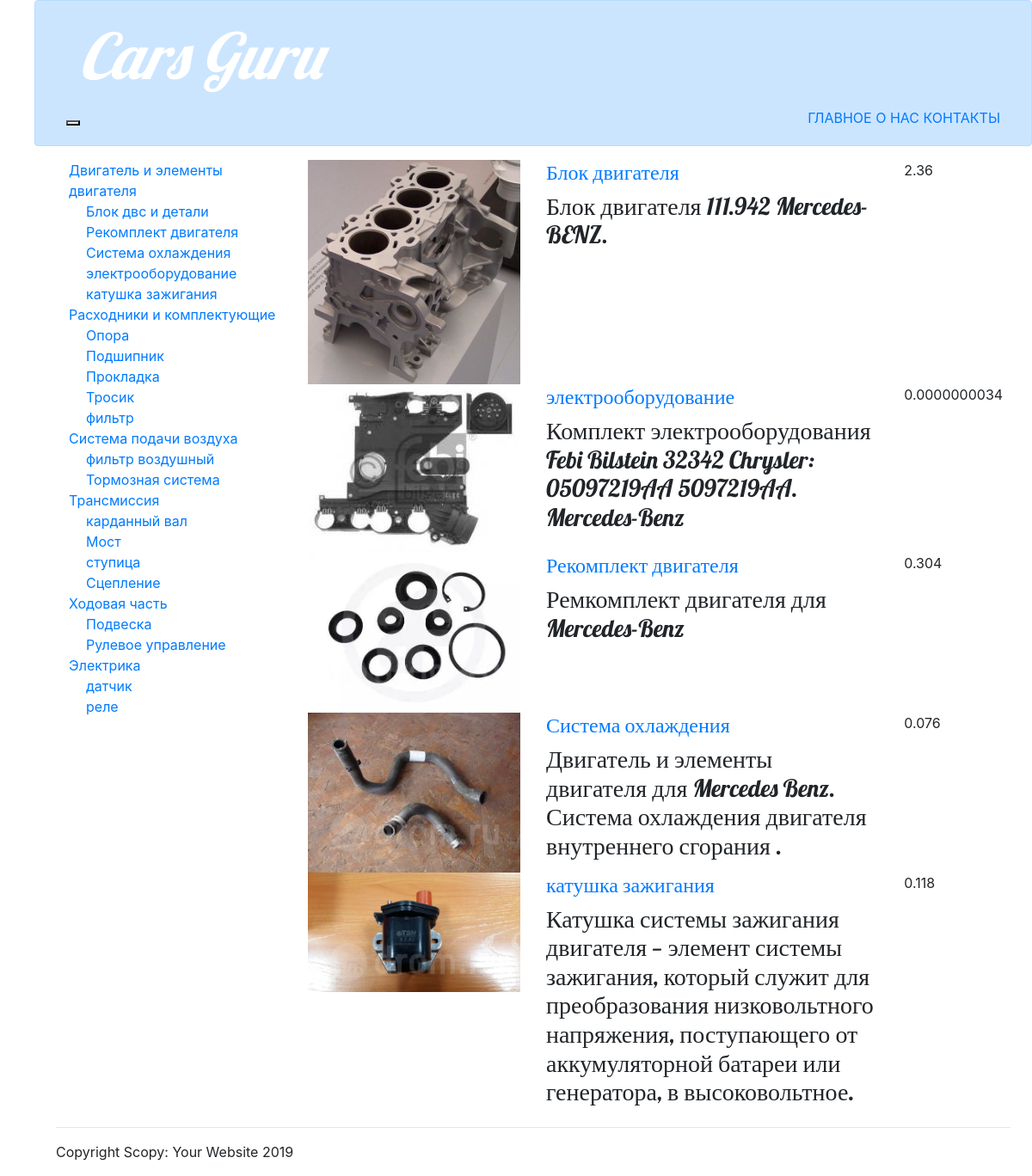
Screenshot of /car/MercedesBenz_711D/category/Engineandenginecomponents/ with the database file from the repository.
### gigant/models.py (models this page shows, shortened)
class Category(models.Model):
    title = models.CharField(max_length=255)  # High technology
    parent = models.ForeignKey('self', related_name='children', blank=True, null=True, on_delete=models.CASCADE)
    slug = models.SlugField(blank=True, unique=True)
    class Meta:
        verbose_name = 'category'
        verbose_name_plural = 'categories'

class Product(models.Model):
    car = models.ForeignKey('Car', on_delete=models.CASCADE, null=True)
    category = models.ForeignKey(Category, on_delete=models.CASCADE)
    title = models.CharField(max_length=120)
    slug = models.SlugField()
    description = models.TextField()
    image = models.ImageField(upload_to="CarsGuru/image_folder/product_images")
    price = models.PositiveIntegerField()
    available = models.BooleanField(default=True)
    def get_absolute_url(self):
        return reverse('product', kwargs={'pk': self.pk})

### gigant/views.py (the view)
# urls.py: re_path(r'^car/(?P<slug>[\w-]+)(?:/category/(?P<category_slug>[\w-]+))?/$', CategoryView.as_view(), name='category'),
class CategoryView(ListView):
    template_name = 'product_list.html'
    model = Product
    category = None
    def dispatch(self, request, *args, **kwargs):
        self.car = get_object_or_404(Car, slug=kwargs.get('slug'))
        if kwargs.get('category_slug'):
            self.category = get_object_or_404(Category, slug=kwargs.get('category_slug'))
        return super().dispatch(request, *args, **kwargs)
    def get_queryset(self):
        queryset = super().get_queryset()
        queryset = queryset.filter(car=self.car)
        if self.category:
            queryset = queryset.filter(category=self.category)
        return queryset
    def get_context_data(self, *, object_list=None, **kwargs):
        context = super().get_context_data(object_list=object_list, **kwargs)
        context['car'] = self.car
        context['current_category'] = self.category
        context['categories'] = Category.objects.filter(parent__isnull=True).prefetch_related('children')
        return context

### gigant/models.py (called while the page is built)
    def all(self, *args, **kwargs):
        return super(CarManager, self).get_queryset().filter(available=True)

### gigant/templates/product_list.html
{% extends 'base.html' %}
{% block content %}
    <div class="container">
        <div class="row">
            <div class="col-3">
                <div class="list-group">
                    {% for category in categories %}
                        <div>
                            <div>
                                <a href="{% url 'category' slug=car.slug category_slug=category.slug %}">{{ category.title }}</a>
                            </div>
                            <div style="padding-left: 20px;">
                                {% for sub in category.children.all %}
                                    <div>
                                        <a href="{% url 'category' slug=car.slug category_slug=sub.slug %}">{{ sub.title }}</a>
                                    </div>
                                {% endfor %}
                            </div>
                        </div>
                    {% endfor %}
                </div>
            </div>
            <div class="col-9">
                {% for object in object_list %}
                    <div class="row">
                        <div class="col-4">
                            <img src="{{ object.image.url }}" alt="" class="img-fluid">
                        </div>
                        <div class="col-6">
                            <h4><a href="{{ object.get_absolute_url }}">{{ object.title }}</a></h4>
                            <h3><div>{{ object.description }}</div></h3>
                        </div>
                        <div class="col-2">
                            {{ object.price }}
                        </div>
                    </div>
                {% endfor %}
            </div>
        </div>
    </div>
{% endblock content %}

### static/css/blog.css (style rules this page uses)
body { background-color:seagreen; padding-left: 40px; }
h1, h2, h3, h4 { font-family: 'Lobster', cursive; }

### rows the page displays
Category: title "Двигатель и элементы двигателя"
Category: title "Блок двс и детали"
Category: title "Рекомплект двигателя"
Category: title "Система охлаждения"
Category: title "электрооборудование"
Category: title "катушка зажигания"
Category: title "Расходники и комплектующие"
Category: title "Опора"
Category: title "Подшипник"
Category: title "Прокладка"
Category: title "Тросик"
Category: title "фильтр"
Category: title "Система подачи воздуха"
Category: title "фильтр воздушный"
Category: title "Тормозная система"
Category: title "Трансмиссия"
Category: title "карданный вал"
Category: title "Мост"
Category: title "ступица"
Category: title "Сцепление"
Category: title "Ходовая часть"
Category: title "Подвеска"
Category: title "Рулевое управление"
Category: title "Электрика"
Category: title "датчик"
Category: title "реле"
Product: image (picture), title "Блок двигателя", description "Блок двигателя 111.942 Mercedes-BENZ.", price "2.36"
Product: image (picture), title "электрооборудование", description "Комплект электрооборудования Febi Bilstein 32342 Chrysler: 05097219AA 5097219AA. Mercedes-Benz", price "0.0000000034"
Product: image (picture), title "Рекомплект двигателя", description "Ремкомплект двигателя для Mercedes-Benz", price "0.304"
Product: image (picture), title "Система охлаждения", description "Двигатель и элементы двигателя для Mercedes Benz. Система охлаждения двигателя внутреннего сгорания .", price "0.076"
Product: image (picture), title "катушка зажигания", description "Катушка системы зажигания двигателя — элемент системы зажигания, который служит для преобразования низковольтного напряжения, поступающего от аккумуляторной батареи или генератора, в высоковольтное.", price "0.118"
